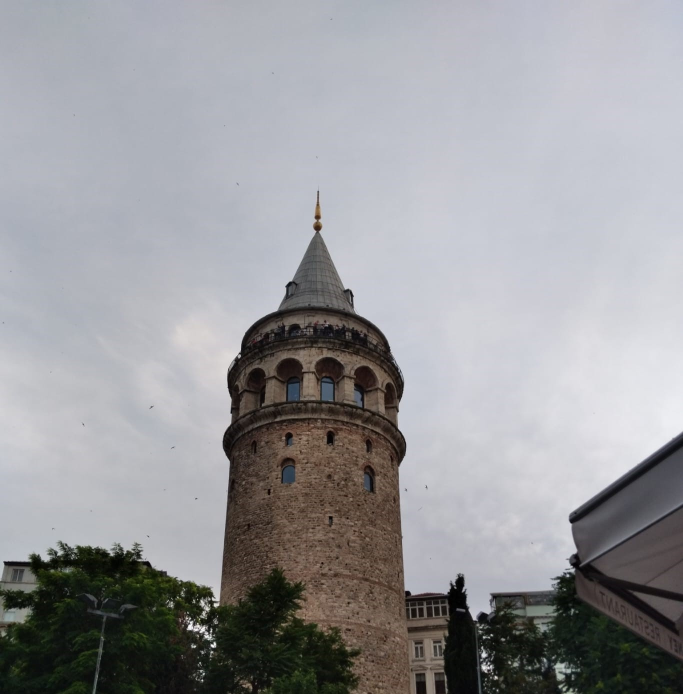
#> input picture Image processing/Image Processing - opnecv/Görüntü İşleme - spyder/Galata.jpeg, 1366 x 1388 px (shown at 1/2 size)
$ python resim_negatif.py
#> lines starting #> are read from the running program, lines starting #| are printed output that depends on the picture
import cv2

resim = cv2.imread("Galata.jpeg")
#> resim is the input picture: shape (1388, 1366, 3); mean B, G, R 155.3, 152.3, 152.1
resim=cv2.resize(resim, (646, 756))
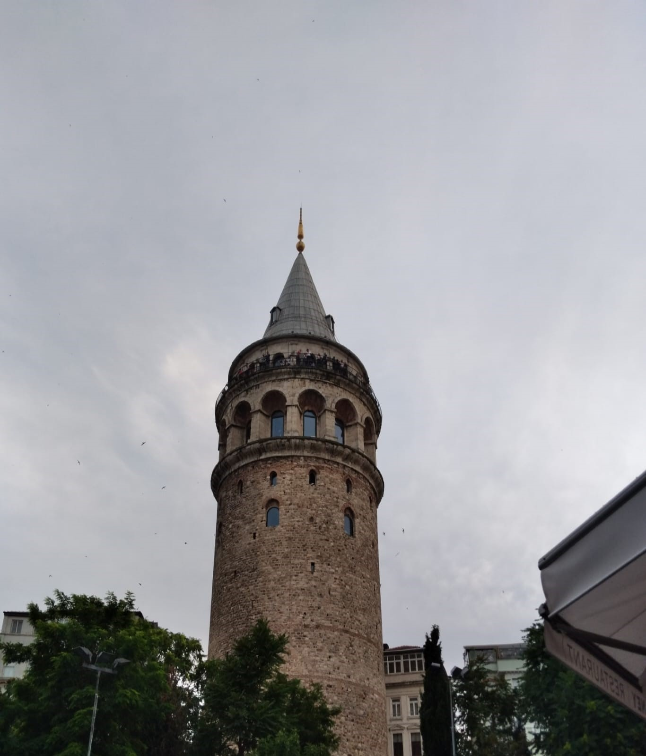
#> resim: shape (756, 646, 3); mean B, G, R 155.3, 152.2, 152

# Renkli resim için negatif görüntüleme
negatif_renkli = cv2.bitwise_not(resim)
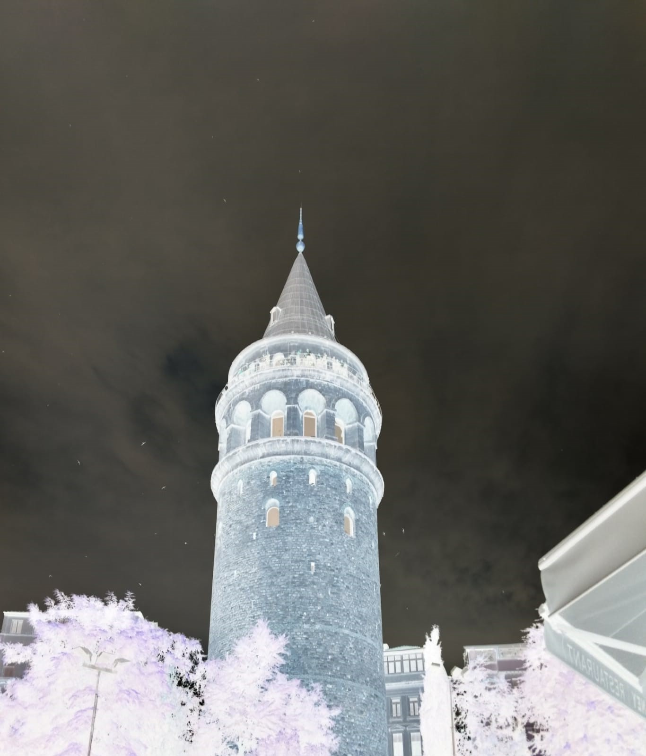
#> negatif_renkli: shape (756, 646, 3); mean B, G, R 99.7, 102.8, 103
# Gri tonlamalı resim için negatif görüntüleme
gri_resim = cv2.cvtColor(resim, cv2.COLOR_BGR2GRAY)
negatif_gri = cv2.bitwise_not(gri_resim)

# Negatif görüntüleri göster
cv2.imshow("Orijinal Resim", resim)
cv2.imshow("Negatif Renkli Resim", negatif_renkli)
cv2.imshow("Negatif Gri Resim", negatif_gri)
cv2.waitKey(0)
cv2.destroyAllWindows()
